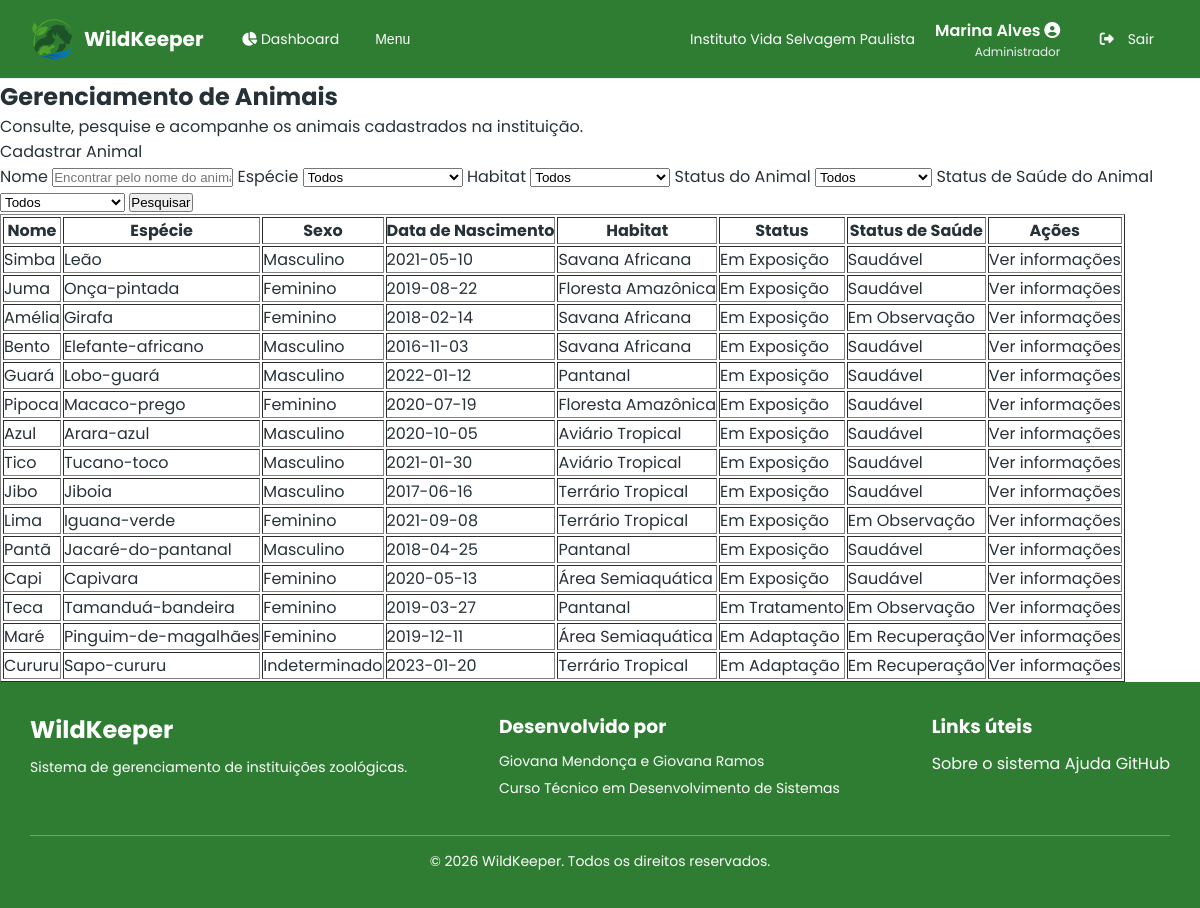
Page /src/animais/index.php (signed in) on the committed database.
### tables this page shows
CREATE TABLE

    IF NOT EXISTS animais (

        id INT PRIMARY KEY AUTO_INCREMENT,

        nome VARCHAR(100) NOT NULL,

        sexo ENUM ('Masculino', 'Feminino', 'Indeterminado'),

        data_nascimento DATE DEFAULT NULL,

        data_chegada DATE DEFAULT NULL,

        peso DECIMAL(10, 3) NOT NULL,  

        altura DECIMAL(10, 3) NOT NULL,  

        microchip VARCHAR(20) NOT NULL UNIQUE,

        observacoes TEXT,

        especie_id INT NOT NULL,

        habitat_id INT NOT NULL,

        status_id INT NOT NULL,

        saude_status_id INT NOT NULL,

        instituicao_id INT NOT NULL,

        FOREIGN KEY (especie_id) REFERENCES especies (id),

        FOREIGN KEY (habitat_id) REFERENCES habitats (id),

        FOREIGN KEY (status_id) REFERENCES status_animais (id),

        FOREIGN KEY (saude_status_id) REFERENCES saude_status (id),

        FOREIGN KEY (instituicao_id) REFERENCES instituicoes (id),

        created_at TIMESTAMP DEFAULT CURRENT_TIMESTAMP,

        updated_at TIMESTAMP DEFAULT CURRENT_TIMESTAMP ON UPDATE CURRENT_TIMESTAMP

    );

CREATE TABLE

    IF NOT EXISTS especies (

        id INT PRIMARY KEY AUTO_INCREMENT,

        nome_popular VARCHAR(255) NOT NULL,

        nome_cientifico VARCHAR(255) NOT NULL,

        descricao TEXT NOT NULL,

        origem VARCHAR(255) NOT NULL,

        vida_media INT NOT NULL,  

        peso_medio DECIMAL(10, 3) NOT NULL,  

        altura_media DECIMAL(10, 3) NOT NULL,  

        categoria_id INT NOT NULL,

        classificacao_alimentar_id INT NOT NULL,

        risco_extincao_id INT NOT NULL,

        FOREIGN KEY (categoria_id) REFERENCES categorias (id),

        FOREIGN KEY (classificacao_alimentar_id) REFERENCES classificacao_alimentar (id),

        FOREIGN KEY (risco_extincao_id) REFERENCES risco_extincao (id),

        created_at TIMESTAMP DEFAULT CURRENT_TIMESTAMP,

        updated_at TIMESTAMP DEFAULT CURRENT_TIMESTAMP ON UPDATE CURRENT_TIMESTAMP

    );

CREATE TABLE

    IF NOT EXISTS habitats (

        id INT PRIMARY KEY AUTO_INCREMENT,

        nome VARCHAR(50) NOT NULL,

        descricao TEXT NOT NULL,

        bioma VARCHAR(50) NOT NULL,

        temperatura DECIMAL(5, 2) NOT NULL,  

        umidade DECIMAL(5, 2) NOT NULL,  

        capacidade INT NOT NULL,  

        status ENUM ('Ativo', 'Em manutenção', 'Interditado') DEFAULT 'Ativo',

        instituicao_id INT NOT NULL,

        FOREIGN KEY (instituicao_id) REFERENCES instituicoes (id),

        created_at TIMESTAMP DEFAULT CURRENT_TIMESTAMP,

        updated_at TIMESTAMP DEFAULT CURRENT_TIMESTAMP ON UPDATE CURRENT_TIMESTAMP

    );

CREATE TABLE

    IF NOT EXISTS status_animais (

        id INT PRIMARY KEY AUTO_INCREMENT,

        nome VARCHAR(50) NOT NULL,

        sigla CHAR(2) NOT NULL,

        created_at TIMESTAMP DEFAULT CURRENT_TIMESTAMP,

        updated_at TIMESTAMP DEFAULT CURRENT_TIMESTAMP ON UPDATE CURRENT_TIMESTAMP

    );

CREATE TABLE

    IF NOT EXISTS saude_status (

        id INT PRIMARY KEY AUTO_INCREMENT,

        nome VARCHAR(50) NOT NULL,

        sigla CHAR(2) NOT NULL,

        created_at TIMESTAMP DEFAULT CURRENT_TIMESTAMP,

        updated_at TIMESTAMP DEFAULT CURRENT_TIMESTAMP ON UPDATE CURRENT_TIMESTAMP

    );

### src/includes/autenticacao.php (called while the page is built, shortened)
<?php
function nivelMinimo($nivel) {
    return $_SESSION['nivel'] >= $nivel;
}

### src/animais/index.php (the view, shortened to what this page needs)
<?php
include "../includes/autenticacao.php";
$nomeFiltrado = trim($_GET['nome'] ?? "");
$sql = "SELECT
    animais.id,
    animais.nome,
    especies.id AS especie_id,
    especies.nome_popular AS especie_nome,
    animais.sexo,
    animais.data_nascimento,
    habitats.id AS habitat_id,
    habitats.nome AS habitat_nome,
    status_animais.id AS status_animal_id,
    status_animais.nome AS status_animal_nome,
    saude_status.id AS saude_status_id,
    saude_status.nome AS saude_status_nome
FROM animais
INNER JOIN especies ON especies.id = animais.especie_id
INNER JOIN habitats ON habitats.id = animais.habitat_id
INNER JOIN status_animais ON status_animais.id = animais.status_id
INNER JOIN saude_status ON saude_status.id = animais.saude_status_id
WHERE animais.instituicao_id = ?";
$params = [
    $_SESSION['instituicao_id']
];
$types = "i";
$stmt = $conexao->prepare($sql);
if (!empty($types) && !empty($params)) {
    $stmt->bind_param($types, ...$params);
}
$stmt->execute();
$result = $stmt->get_result();
?>
<!DOCTYPE html>
<html lang="pt-br">
<head>
    <link rel="stylesheet" href="../../assets/css/reset.css">
    <link rel="stylesheet" href="../../assets/css/dashboard_global.css">
    <link rel="stylesheet" href="../../assets/css/tabela.css">
    <link rel="stylesheet" href="https://cdnjs.cloudflare.com/ajax/libs/font-awesome/6.7.2/css/all.min.css">
</head>
<body>
    <?php include "../includes/dashboard-header.php" ?>
    <main>
        <section>
            <h1>Gerenciamento de Animais</h1>
            <p>Consulte, pesquise e acompanhe os animais cadastrados na instituição.</p>
            <?php if (nivelMinimo(40)): ?>
                <a href="../animais/cadastrar_animal.php">Cadastrar Animal</a>
            <?php endif; ?>
            <form action="index.php" method="get">
                <label for="nome">Nome</label>
                <input type="text" data-pesquisa="nome" data-campos="nome" name="nome" id="nome" placeholder="Encontrar pelo nome do animal" value="<?= htmlspecialchars($nomeFiltrado) ?>">
                <label for="especie">Espécie</label>
                <select name="especie" id="especie">
                    <option value="">Todos</option>
                </select>
                <label for="habitat">Habitat</label>
                <select name="habitat" id="habitat">
                    <option value="">Todos</option>
                </select>
                <label for="status_animal">Status do Animal</label>
                <select name="status_animal" id="status_animal">
                    <option value="">Todos</option>
                </select>
                <label for="saude_status">Status de Saúde do Animal</label>
                <select name="saude_status" id="saude_status">
                    <option value="">Todos</option>
                </select>
                <button type="submit">Pesquisar</button>
            </form>
            <table border="1" id="tabela">
                <thead>
                    <tr>
                        <th>Nome</th>
                        <th>Espécie</th>
                        <th>Sexo</th>
                        <th>Data de Nascimento</th>
                        <th>Habitat</th>
                        <th>Status</th>
                        <th>Status de Saúde</th>
                        <th>Ações</th>
                    </tr>
                </thead>
                <tbody>
                    <?php if ($result->num_rows > 0): ?>
                        <?php while ($animal = $result->fetch_assoc()): ?>
                            <tr>
                                <td data-campo="nome"><?= htmlspecialchars($animal['nome']) ?></td>
                                <td><?= htmlspecialchars($animal['especie_nome']) ?></td>
                                <td><?= htmlspecialchars($animal['sexo']) ?></td>
                                <td><?= htmlspecialchars($animal['data_nascimento']) ?></td>
                                <td><?= htmlspecialchars($animal['habitat_nome']) ?></td>
                                <td><?= htmlspecialchars($animal['status_animal_nome']) ?></td>
                                <td><?= htmlspecialchars($animal['saude_status_nome']) ?></td>
                                <td><a href="mostrar_animal.php?id=<?= $animal['id'] ?>">Ver informações</a></td>
                            </tr>
                        <?php endwhile; ?>
                    <?php else: ?>
                        <tr>
                            <td colspan="8">Nenhum animal encontrado.</td>
                        </tr>
                    <?php endif; ?>
                </tbody>
            </table>
        </section>
    </main>
    <?php include "../includes/dashboard-footer.php" ?>
</body>
</html>

### src/includes/dashboard-header.php (shortened to what this page needs)
<header class="header">
    <div class="header-esquerda">
        <a href="/TCC_WILDKEEPER/src/dashboard/index.php" class="logo">
            <img src="/TCC_WILDKEEPER/assets/img/icon_wildkeeper.webp" alt="Logo do WildKeeper">
            <span>WildKeeper</span>
        </a>
        <nav class="navegacao">
            <a href="/TCC_WILDKEEPER/src/dashboard/index.php"><i class="fa-solid fa-chart-pie"></i> Dashboard</a>
            <div class="menu">
                <button class="menu-botao">Menu</button>
            </div>
        </nav>
    </div>
    <div class="header-direita">
        <a class="instituicao" href="<?= nivelMinimo(100) ? '/TCC_WILDKEEPER/src/instituicao/index.php' : '/TCC_WILDKEEPER/src/dashboard/index.php' ; ?>"><?= htmlspecialchars($_SESSION['instituicao_nome']) ?></a>
        <div class="usuario">
            <a class="usuario-nome" href="/TCC_WILDKEEPER/src/perfil/index.php"><?= htmlspecialchars($_SESSION['nome']) ?> <i class="fa-solid fa-circle-user"></i></a>
            <a class="usuario-cargo" href="/TCC_WILDKEEPER/src/perfil/index.php"><?= htmlspecialchars($_SESSION['cargo_nome']) ?></a>
        </div>
    </div>
    <a href="/TCC_WILDKEEPER/src/auth/logout.php" class="sair"><i class="fa-solid fa-right-from-bracket"></i>Sair</a>
</header>

### src/includes/dashboard-footer.php
<footer class="footer">
    <div class="footer-conteudo">
        <div class="footer-sobre">
            <h2>WildKeeper</h2>
            <p>Sistema de gerenciamento de instituições zoológicas.</p>
        </div>
        <div class="footer-autoria">
            <h3>Desenvolvido por</h3>
            <p>Giovana Mendonça e Giovana Ramos</p>
            <p>Curso Técnico em Desenvolvimento de Sistemas</p>
        </div>
        <div class="footer-links">
            <h3>Links úteis</h3>
            <a href="#">Sobre o sistema</a>
            <a href="#">Ajuda</a>
            <a href="https://github.com/giimendonca/TCC_WILDKEEPER">GitHub</a>
        </div>
    </div>
    <div class="footer-final">
        <p>&copy; <?= date('Y') ?> WildKeeper. Todos os direitos reservados.</p>
    </div>
</footer>

### assets/css/dashboard_global.css (style rules this page uses)
.header { display: flex; align-items: center; justify-content: space-between; padding: 12px 32px; background-color: var(--verde-principal); border-bottom: 1px solid var(--cinza); font-family: "Poppins", sans-serif; }
.header-esquerda, .header-direita { display: flex; align-items: center; }
.header-esquerda { gap: 24px; }
.header-direita { margin-left: auto; gap: 20px; }
.header-direita a { text-decoration: none; }
.logo { display: flex; align-items: center; gap: 10px; text-decoration: none; color: var(--branco); }
.logo img { width: 42px; height: 42px; }
.logo span { font-size: 20px; font-weight: 700; }
.navegacao { display: flex; align-items: center; gap: 8px; }
.navegacao a, .menu-botao, .sair i, .sair { padding: 10px 14px; border: none; border-radius: 8px; background: transparent; color: var(--branco); font-size: 14px; text-decoration: none; cursor: pointer; transition: background-color 0.2s, color 0.2s; }
.sair { margin-left: 1%; }
.usuario { display: flex; flex-direction: column; align-items: flex-end; }
.usuario-nome { font-weight: 600; color: var(--branco); }
.usuario-cargo { font-size: 12px; color: var(--cinza); }
.instituicao { font-size: 14px; color: var(--branco); }
.menu { position: relative; }
.footer { width: 100%; padding: 30px; background-color: var(--verde-principal); color: var(--branco); font-family: "Poppins", sans-serif; }
.footer-conteudo { max-width: 1200px; margin: 0 auto; display: flex; justify-content: space-between; gap: 40px; }
.footer h2, .footer h3 { margin: 0 0 10px; }
.footer p { margin: 0 0 6px; font-size: 14px; }
.footer-links a { color: var(--branco); }
.footer-final { max-width: 1200px; margin: 30px auto 0; padding-top: 15px; border-top: 1px solid rgba(255, 255, 255, 0.3); text-align: center; }

### rows in the picture
animais: nome "Simba", especie.nome_popular "Leão", sexo "Masculino", data_nascimento "2021-05-10", habitat.nome "Savana Africana", status.nome "Em Exposição", saude_status.nome "Saudável"
animais: nome "Juma", especie.nome_popular "Onça-pintada", sexo "Feminino", data_nascimento "2019-08-22", habitat.nome "Floresta Amazônica", status.nome "Em Exposição", saude_status.nome "Saudável"
animais: nome "Amélia", especie.nome_popular "Girafa", sexo "Feminino", data_nascimento "2018-02-14", habitat.nome "Savana Africana", status.nome "Em Exposição", saude_status.nome "Em Observação"
animais: nome "Bento", especie.nome_popular "Elefante-africano", sexo "Masculino", data_nascimento "2016-11-03", habitat.nome "Savana Africana", status.nome "Em Exposição", saude_status.nome "Saudável"
animais: nome "Guará", especie.nome_popular "Lobo-guará", sexo "Masculino", data_nascimento "2022-01-12", habitat.nome "Pantanal", status.nome "Em Exposição", saude_status.nome "Saudável"
animais: nome "Pipoca", especie.nome_popular "Macaco-prego", sexo "Feminino", data_nascimento "2020-07-19", habitat.nome "Floresta Amazônica", status.nome "Em Exposição", saude_status.nome "Saudável"
animais: nome "Azul", especie.nome_popular "Arara-azul", sexo "Masculino", data_nascimento "2020-10-05", habitat.nome "Aviário Tropical", status.nome "Em Exposição", saude_status.nome "Saudável"
animais: nome "Tico", especie.nome_popular "Tucano-toco", sexo "Masculino", data_nascimento "2021-01-30", habitat.nome "Aviário Tropical", status.nome "Em Exposição", saude_status.nome "Saudável"
animais: nome "Jibo", especie.nome_popular "Jiboia", sexo "Masculino", data_nascimento "2017-06-16", habitat.nome "Terrário Tropical", status.nome "Em Exposição", saude_status.nome "Saudável"
animais: nome "Lima", especie.nome_popular "Iguana-verde", sexo "Feminino", data_nascimento "2021-09-08", habitat.nome "Terrário Tropical", status.nome "Em Exposição", saude_status.nome "Em Observação"
animais: nome "Pantã", especie.nome_popular "Jacaré-do-pantanal", sexo "Masculino", data_nascimento "2018-04-25", habitat.nome "Pantanal", status.nome "Em Exposição", saude_status.nome "Saudável"
animais: nome "Capi", especie.nome_popular "Capivara", sexo "Feminino", data_nascimento "2020-05-13", habitat.nome "Área Semiaquática", status.nome "Em Exposição", saude_status.nome "Saudável"
animais: nome "Teca", especie.nome_popular "Tamanduá-bandeira", sexo "Feminino", data_nascimento "2019-03-27", habitat.nome "Pantanal", status.nome "Em Tratamento", saude_status.nome "Em Observação"
animais: nome "Maré", especie.nome_popular "Pinguim-de-magalhães", sexo "Feminino", data_nascimento "2019-12-11", habitat.nome "Área Semiaquática", status.nome "Em Adaptação", saude_status.nome "Em Recuperação"
animais: nome "Cururu", especie.nome_popular "Sapo-cururu", sexo "Indeterminado", data_nascimento "2023-01-20", habitat.nome "Terrário Tropical", status.nome "Em Adaptação", saude_status.nome "Em Recuperação"

### other values in the picture
$_SESSION['instituicao_nome'] "Instituto Vida Selvagem Paulista"
$_SESSION['nome'] "Marina Alves"
$_SESSION['cargo_nome'] "Administrador"
